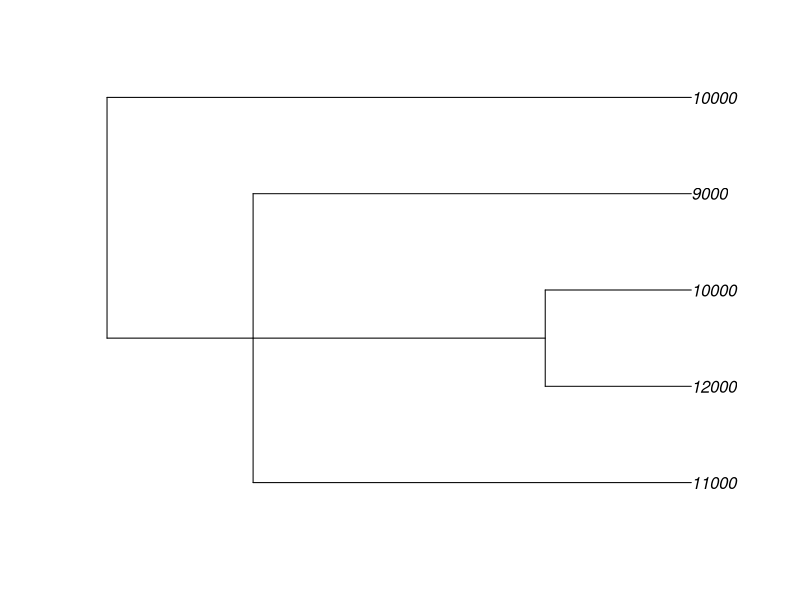

This chart was generated by the following R code:
#Getting TOP 500 stocks in NYSE volitility and return
#library(TTR)
#listings <- stockSymbols() 

require("ape")
foo <- read.tree(text = "((11000,(12000,10000),9000),10000);")
plot(foo)
